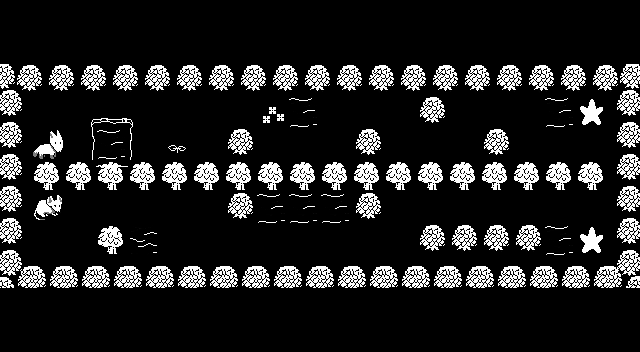

The image is a tile-based game level rendered from a .tmx file. Its description and complete source (layers, tilesets, objects, tile grids) follow:
An orthogonal 20x11 tile map with 32x32 px tiles, 7 tile layers (background, water, obstacles, movables, ...).

<map version="1.0" tiledversion="1.1.5" orientation="orthogonal" renderorder="right-down" width="20" height="11" tilewidth="32" tileheight="32" infinite="0" nextobjectid="1">
 <tileset firstgid="1" source="forest.tsx" />
 <layer name="background" width="20" height="11">
  <data encoding="csv">
18,18,18,18,18,18,18,18,18,18,18,18,18,18,18,18,18,18,18,18,
18,18,18,18,18,18,18,18,18,18,18,18,18,18,18,18,18,18,18,18,
18,9,18,18,18,18,18,18,18,18,18,18,18,18,18,18,18,18,18,18,
18,18,41,36,42,18,18,18,13,18,18,18,18,18,18,18,18,18,18,18,
18,18,50,18,51,8,18,18,18,18,18,18,18,18,18,18,18,18,18,18,
18,18,18,18,18,18,18,18,18,18,9,18,18,18,18,18,18,18,18,18,
18,18,18,18,18,18,18,18,18,18,18,18,18,18,18,18,18,18,18,18,
18,18,18,18,18,18,18,18,18,18,18,18,18,18,18,18,18,18,18,18,
18,18,18,18,18,18,18,18,18,18,18,18,18,18,18,18,18,18,18,18,
18,18,18,18,18,18,18,18,18,18,18,18,18,18,18,18,18,18,18,18,
18,18,18,18,18,18,18,18,18,18,18,18,18,18,18,18,18,18,18,18
</data>
 </layer>
 <layer name="water" width="20" height="11">
  <data encoding="csv">
0,0,0,0,0,0,0,0,0,0,0,0,0,0,0,0,0,0,0,0,
0,0,0,0,0,0,0,0,0,0,0,0,0,0,0,0,0,0,0,0,
0,0,0,0,0,0,0,0,0,0,0,0,0,0,0,0,0,0,0,0,
0,0,0,0,0,0,0,0,0,29,0,0,0,0,0,0,0,29,0,0,
0,0,0,29,0,0,0,0,0,0,0,0,0,0,0,0,0,0,0,0,
0,0,0,0,0,0,0,0,0,0,0,0,0,0,0,0,0,0,0,0,
0,0,0,0,0,0,0,0,29,29,29,0,0,0,0,0,0,0,0,0,
0,0,0,0,30,0,0,0,0,0,0,0,0,0,0,0,0,29,0,0,
0,0,0,0,0,0,0,0,0,0,0,0,0,0,0,0,0,0,0,0,
0,0,0,0,0,0,0,0,0,0,0,0,0,0,0,0,0,0,0,0,
0,0,0,0,0,0,0,0,0,0,0,0,0,0,0,0,0,0,0,0
</data>
 </layer>
 <layer name="obstacles" width="20" height="11">
  <data encoding="csv">
0,0,0,0,0,0,0,0,0,0,0,0,0,0,0,0,0,0,0,0,
0,0,0,0,0,0,0,0,0,0,0,0,0,0,0,0,0,0,0,0,
21,22,22,22,22,22,22,22,22,22,22,22,22,22,22,22,22,22,22,23,
20,0,0,0,0,0,0,0,0,0,0,0,0,19,0,0,0,0,0,24,
20,0,0,0,0,0,0,19,0,0,0,19,0,0,0,19,0,0,0,24,
20,17,17,45,17,17,17,17,17,17,17,17,17,17,17,17,17,17,17,24,
20,0,0,0,0,0,0,19,0,0,0,19,0,0,0,0,0,0,0,24,
20,0,0,17,0,0,0,0,0,0,0,0,0,19,19,19,19,0,0,24,
27,26,26,26,26,26,26,26,26,26,26,26,26,26,26,26,26,26,26,25,
0,0,0,0,0,0,0,0,0,0,0,0,0,0,0,0,0,0,0,0,
0,0,0,0,0,0,0,0,0,0,0,0,0,0,0,0,0,0,0,0
</data>
 </layer>
 <layer name="movables" width="20" height="11">
  <data encoding="csv">
0,0,0,0,0,0,0,0,0,0,0,0,0,0,0,0,0,0,0,0,
0,0,0,0,0,0,0,0,0,0,0,0,0,0,0,0,0,0,0,0,
0,0,0,0,0,0,0,0,0,0,0,0,0,0,0,0,0,0,0,0,
0,0,0,0,0,0,0,0,0,0,0,0,0,0,0,0,0,0,0,0,
0,0,0,0,0,0,0,0,0,0,0,0,0,0,0,0,0,0,0,0,
0,0,0,0,0,0,0,0,0,0,0,0,0,0,0,0,0,0,0,0,
0,0,0,0,0,0,0,0,0,0,0,0,0,0,0,0,0,0,0,0,
0,0,0,0,0,0,0,0,0,0,0,0,0,0,0,0,0,0,0,0,
0,0,0,0,0,0,0,0,0,0,0,0,0,0,0,0,0,0,0,0,
0,0,0,0,0,0,0,0,0,0,0,0,0,0,0,0,0,0,0,0,
0,0,0,0,0,0,0,0,0,0,0,0,0,0,0,0,0,0,0,0
</data>
 </layer>
 <layer name="holes" width="20" height="11">
  <data encoding="csv">
0,0,0,0,0,0,0,0,0,0,0,0,0,0,0,0,0,0,0,0,
0,0,0,0,0,0,0,0,0,0,0,0,0,0,0,0,0,0,0,0,
0,0,0,0,0,0,0,0,0,0,0,0,0,0,0,0,0,0,0,0,
0,0,0,0,0,0,0,0,0,0,0,0,0,0,0,0,0,0,0,0,
0,0,0,0,0,0,0,0,0,0,0,0,0,0,0,0,0,0,0,0,
0,0,0,0,0,0,0,0,0,0,0,0,0,0,0,0,0,0,0,0,
0,0,0,0,0,0,0,0,0,0,0,0,0,0,0,0,0,0,0,0,
0,0,0,0,0,0,0,0,0,0,0,0,0,0,0,0,0,0,0,0,
0,0,0,0,0,0,0,0,0,0,0,0,0,0,0,0,0,0,0,0,
0,0,0,0,0,0,0,0,0,0,0,0,0,0,0,0,0,0,0,0,
0,0,0,0,0,0,0,0,0,0,0,0,0,0,0,0,0,0,0,0
</data>
 </layer>
 <layer name="animals" width="20" height="11">
  <data encoding="csv">
0,0,0,0,0,0,0,0,0,0,0,0,0,0,0,0,0,0,0,0,
0,0,0,0,0,0,0,0,0,0,0,0,0,0,0,0,0,0,0,0,
0,0,0,0,0,0,0,0,0,0,0,0,0,0,0,0,0,0,0,0,
0,0,0,0,0,0,0,0,0,0,0,0,0,0,0,0,0,0,0,0,
0,12,0,0,0,0,0,0,0,0,0,0,0,0,0,0,0,0,0,0,
0,0,0,0,0,0,0,0,0,0,0,0,0,0,0,0,0,0,0,0,
0,5,0,0,0,0,0,0,0,0,0,0,0,0,0,0,0,0,0,0,
0,0,0,0,0,0,0,0,0,0,0,0,0,0,0,0,0,0,0,0,
0,0,0,0,0,0,0,0,0,0,0,0,0,0,0,0,0,0,0,0,
0,0,0,0,0,0,0,0,0,0,0,0,0,0,0,0,0,0,0,0,
0,0,0,0,0,0,0,0,0,0,0,0,0,0,0,0,0,0,0,0
</data>
 </layer>
 <layer name="win" width="20" height="11">
  <data encoding="csv">
0,0,0,0,0,0,0,0,0,0,0,0,0,0,0,0,0,0,0,0,
0,0,0,0,0,0,0,0,0,0,0,0,0,0,0,0,0,0,0,0,
0,0,0,0,0,0,0,0,0,0,0,0,0,0,0,0,0,0,0,0,
0,0,0,0,0,0,0,0,0,0,0,0,0,0,0,0,0,0,55,0,
0,0,0,0,0,0,0,0,0,0,0,0,0,0,0,0,0,0,0,0,
0,0,0,0,0,0,0,0,0,0,0,0,0,0,0,0,0,0,0,0,
0,0,0,0,0,0,0,0,0,0,0,0,0,0,0,0,0,0,0,0,
0,0,0,0,0,0,0,0,0,0,0,0,0,0,0,0,0,0,55,0,
0,0,0,0,0,0,0,0,0,0,0,0,0,0,0,0,0,0,0,0,
0,0,0,0,0,0,0,0,0,0,0,0,0,0,0,0,0,0,0,0,
0,0,0,0,0,0,0,0,0,0,0,0,0,0,0,0,0,0,0,0
</data>
 </layer>
</map>